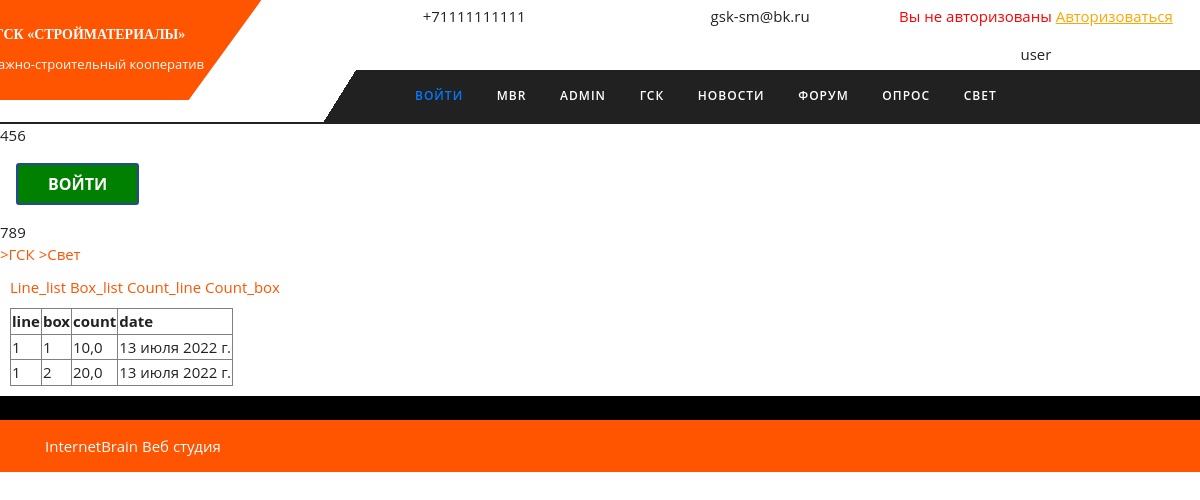
/power/count_box/, run on the app's committed database.
### power/models.py (models this page shows, shortened)
class CountBox(models.Model):
    pass
    line = models.ForeignKey(Line, on_delete=models.CASCADE)
    box = models.CharField(max_length=16)
    count = models.FloatField(default=0)
    date = models.DateField()
    class Meta:
        verbose_name = 'Счет бокса'
        verbose_name_plural = 'Счет боксов'

### power/views.py (the view)
# urls.py: path('count_box/', count_box, name='count_box'),
def count_box(request):
    td = serializers.serialize( "python", CountBox.objects.all() )
    th = td[0]['fields'].keys()
    return render(request,'power/list.html',{'title':'Line','th':th,'td':td})

### templates/power/list.html (shortened to what this page needs)
{% extends 'base.html' %}
{% block breadcrumbs %}
{{ block.super }}
<a href="{% url 'power' %}">>Свет</a>
{% endblock %}
{% block content %}
    {% include 'power/submenu.html' %}
<div style="margin:10px">
    <table border="solid" style="padding:10px">
    <tr>
        {% for h in th %}
        <th style="padding: 1px;">{{h}}</th>
        {% endfor %}
    </tr>
    {% for d in td %}
    <tr>
        {% for k,v in d.fields.items %}
        <td style="padding: 1px;">{{v}}</td>
        {% endfor %}
    </tr>
    {% endfor %}
</table>
</div>
{% endblock %}

### static/style.css (style rules this page uses)
.sidebar .widget_rating_filter ul li,, .sidebar .woocommerce ul.product_list_widget li .sidebar .woocommerce ul.cart_list li, .sidebar .woocommerce ul.product_list_widget li { padding: 0 0 10px 0; }
* { margin:0; padding:0; outline:none; }
html { overflow-x: hidden; }
a { text-decoration:none; color:#ff5400; }

### data on the page
CountBox: fields "10,0" "13 июля 2022 г."
CountBox: fields "20,0" "13 июля 2022 г."

### other printed values
{{ h }} "line" "box" "count" "date"
{{ v }} "1" "1" "1" "2"
